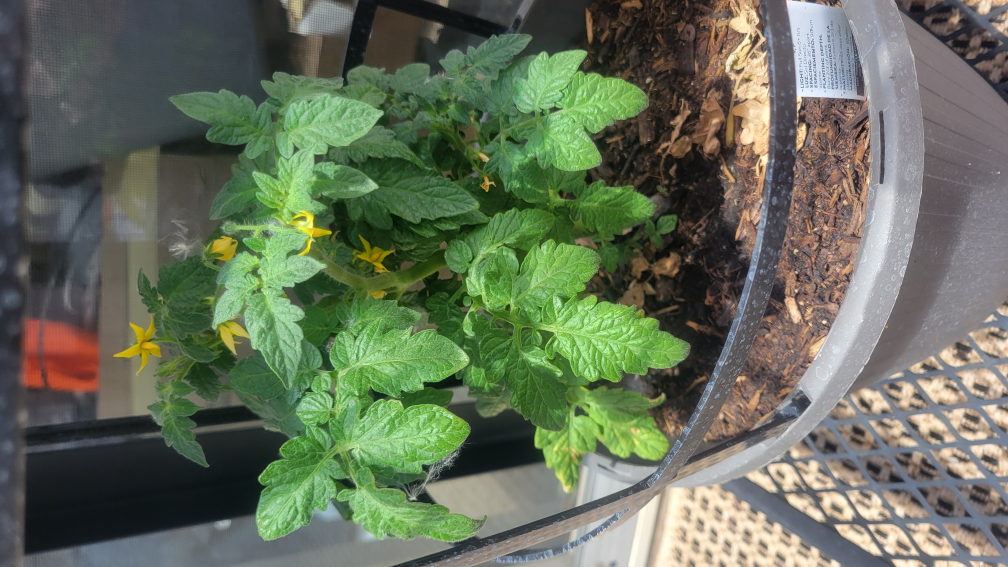
#> input picture images/20260529_130341.jpg, 4032 x 2268 px (shown at 1/4 size)
$ python -i wire-photos.py   (imports and definitions only)
#> lines starting #> are read from the running program, lines starting #| are printed output that depends on the picture
#!/usr/bin/env python3
"""
wire-photos.py — Plant photo DROP-IN auto-wiring for the Home & Garden app.

WHAT IT DOES
  Drop a new plant photo into  home-and-garden-project/plants/<indoor|outdoor|greenhouse>/
  named after the plant (e.g. jade.jpg, heirloom_tomato.jpg, peppermint.jpg), then run
  this script. For every photo it can confidently match to a known plant id it will:
    1. web-optimize the image  -> images/<id>_<YYYYMMDD>.jpg  (EXIF-upright, <=1200px long edge, q85)
    2. repoint  PLANT_INFO["<id>"].photo  in data.js to that new file
    3. move the processed original into  plants/_archive_old/  so it is not re-processed
  Unrecognized filenames are listed and left untouched (never guesses).

SAFETY
  * Dry-run by DEFAULT. Pass  --apply  to actually write images, edit data.js, and move files.
  * Never touches a plant whose card hard-codes its image (strawberry, strawberry_pot) — warns instead.
  * Idempotent: only acts on files currently sitting in the plants/<loc> subfolders.
  * The valid plant-id list is parsed live from data.js PLANTS, so it always matches the app.

USAGE (from the repo root, i.e. the deploy clone or the House folder)
    python3 wire-photos.py                       # dry-run, default paths
    python3 wire-photos.py --apply               # do it
    python3 wire-photos.py --plants /path/to/plants --apply   # custom source (e.g. House plants mount)
    python3 wire-photos.py --repo  /path/to/repo            # where data.js + images/ live

DEPLOY-CLONE WORKFLOW (the documented safe flow lives in PROJECT_STATE.md Section 10):
    drop photos into House plants/<loc>/  ->  in the sandbox clone run:
        python3 wire-photos.py --plants "<session>/mnt/House/home-and-garden-project/plants" --apply
    ->  node --check data.js  ->  git add data.js images  ->  commit + push  ->  cp data.js+images to House
"""
import os, re, sys, argparse, datetime

def log(m): print(m, flush=True)

# ── plant-id resolution ───────────────────────────────────────────────────────
# Canonical filename stems that map to an app plant id. Add aliases here as needed.
ALIASES = {
    "philodendron":"philodendron", "heartleaf":"philodendron", "heartleaf_philodendron":"philodendron",
    "ivy":"ivy", "tea_ivy":"ivy", "royal_tea_ivy":"ivy", "royal_tee_ivy":"ivy", "hedera":"ivy",
    "fittonia":"fittonia", "nerve":"fittonia", "fittonia_nerve":"fittonia", "nerve_plant":"fittonia",
    "croton":"croton", "banana_croton":"croton",
    "jade":"jade", "jade_plant":"jade",
    "basil1":"basil1", "basil_1":"basil1", "basil":"basil1", "sweet_basil":"basil1", "basil_a":"basil1",
    "basil2":"basil2", "basil_2":"basil2", "basil_b":"basil2",
    "parsley":"parsley", "curled_parsley":"parsley",
    "mint":"mint", "peppermint":"mint", "spearmint":"mint",
    "dill":"dill",
    "rosemary":"rosemary",
    "tomato":"tomato", "heirloom":"tomato", "heirloom_tomato":"tomato", "beefsteak":"tomato",
    "cherry_tomato":"cherry_tomato", "husky":"cherry_tomato", "husky_cherry":"cherry_tomato",
    "husky_cherry_tomato":"cherry_tomato", "cherry":"cherry_tomato",
    "jalapeno":"jalapeno", "jalapeño":"jalapeno", "pepper":"jalapeno",
    "raspberry":"raspberry",
    "ristra":"ristra", "new_mexico_chile":"ristra", "nm_chile":"ristra", "hatch":"ristra", "chile":"ristra",
    "dianthus":"dianthus", "pinks":"dianthus",
    "daisy":"daisy",
    "candytuft":"candytuft", "iberis":"candytuft",
    "strawberry":"strawberry",
    "strawberry_pot":"strawberry_pot", "strawberry_pit":"strawberry_pot",
}
# Plants whose card hard-codes its image(s) — repointing PLANT_INFO.photo won't change the card.
HARDCODED_CARD = {"strawberry", "strawberry_pot"}
LOCS = ("indoor", "outdoor", "greenhouse")
EXTS = (".jpg", ".jpeg", ".png", ".webp", ".heic")

# [23 lines left out: functions norm_stem, resolve_id, valid_ids_from_datajs, not called in this run]

# ── image optimization ─────────────────────────────────────────────────────────
def optimize(src, dst, max_edge=1200, quality=85):
#> called with src = 'images/20260529_130341.jpg', dst = 'out.png', max_edge = 1200, quality = 85
    from PIL import Image, ImageOps
    im = Image.open(src)
#> im is the input picture: PIL image 4032x2268 RGB; mean R, G, B 101.9, 112, 90.8
    im = ImageOps.exif_transpose(im)          # bake EXIF rotation -> upright
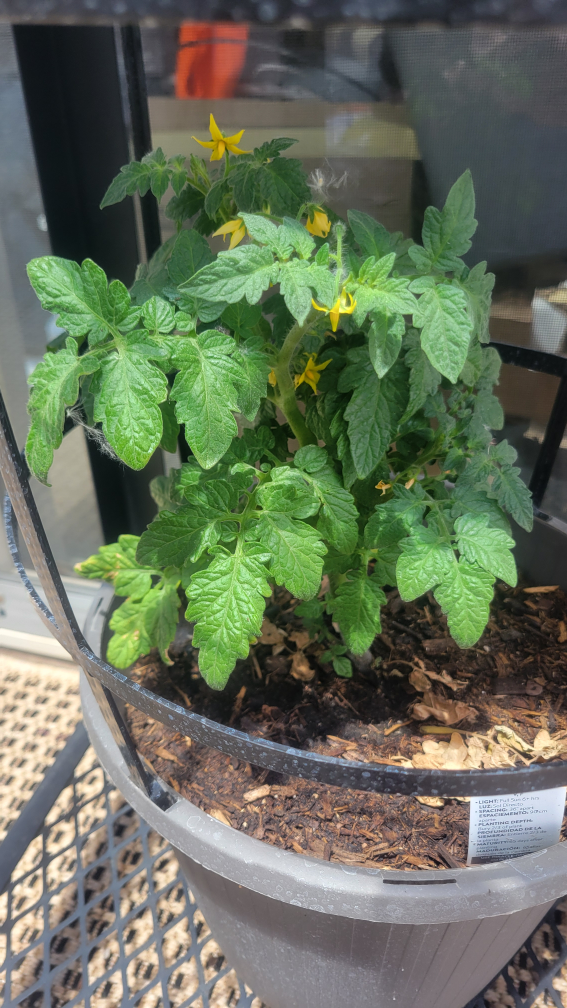
#> im: PIL image 2268x4032 RGB (shown at 1/4 size); mean R, G, B 101.9, 112, 90.8
    if im.mode not in ("RGB", "L"):
        im = im.convert("RGB")
    w, h = im.size
#> w = 2268; h = 4032
    if max(w, h) > max_edge:
        if w >= h: im = im.resize((max_edge, round(h*max_edge/w)))
        else:      im = im.resize((round(w*max_edge/h), max_edge))
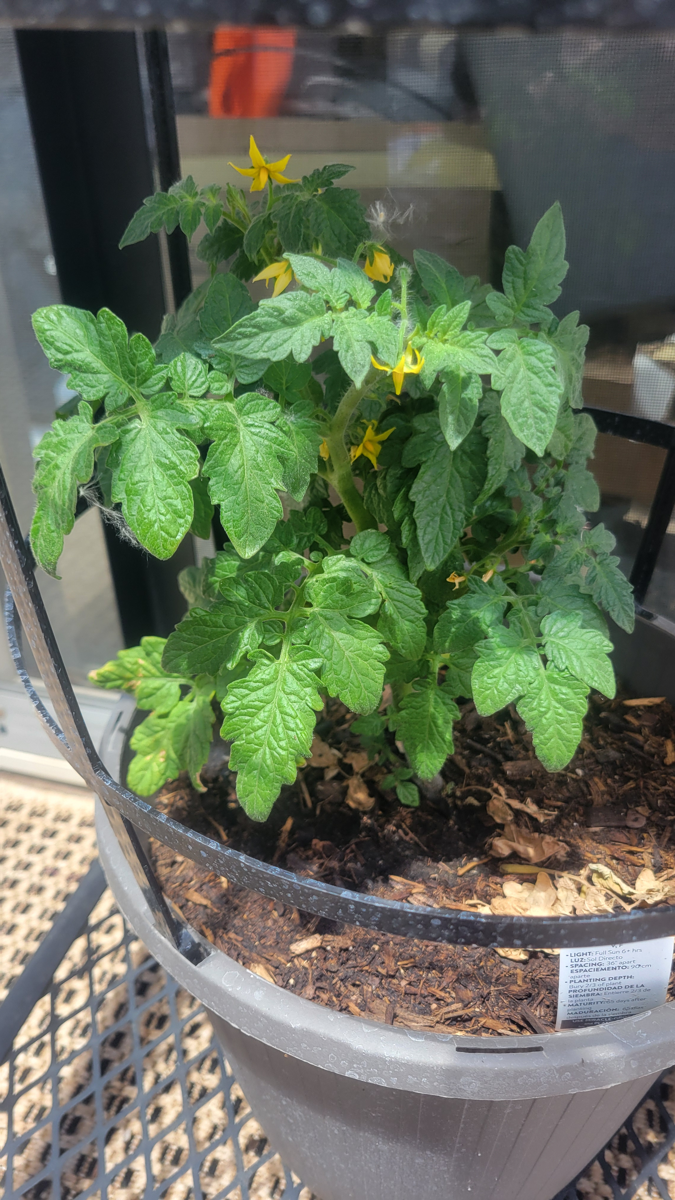
#> im: PIL image 675x1200 RGB; mean R, G, B 101.9, 112, 90.8
    im.save(dst, "JPEG", quality=quality, optimize=True)

# ── data.js editing ──────────────────────────────────────────────────────────
# [99 lines left out: functions set_photo, main, not called in this run]

# [2 lines not run here, left out]

>>> result = optimize('images/20260529_130341.jpg', 'out.png')

$ run again, on images/20260529_130436.jpg
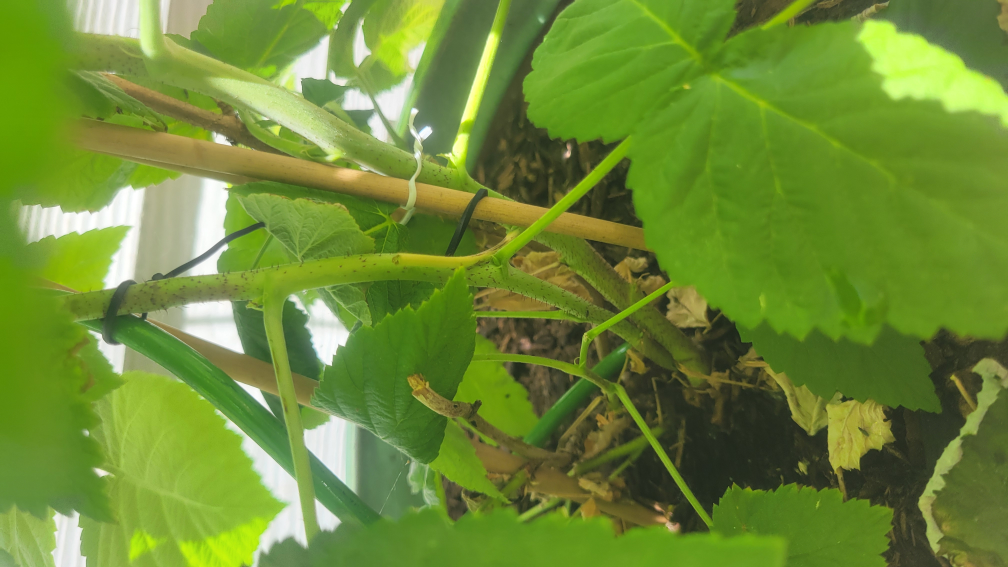
#> input picture images/20260529_130436.jpg, 4032 x 2268 px (shown at 1/4 size)
#> in optimize, im is the input picture: PIL image 4032x2268 RGB; mean R, G, B 110.1, 139.2, 53.7
#> in optimize, `im = ImageOps.exif_transpose(im)`:
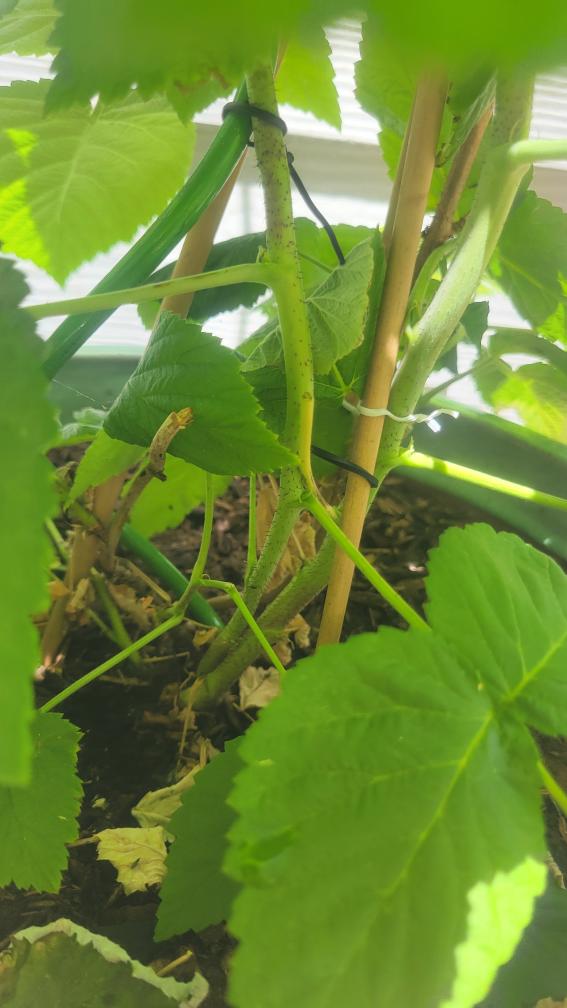
#> im: PIL image 2268x4032 RGB (shown at 1/4 size); mean R, G, B 110.1, 139.2, 53.7
#> in optimize, `else:      im = im.resize((round(w*max_edge/h), max_edge))`:
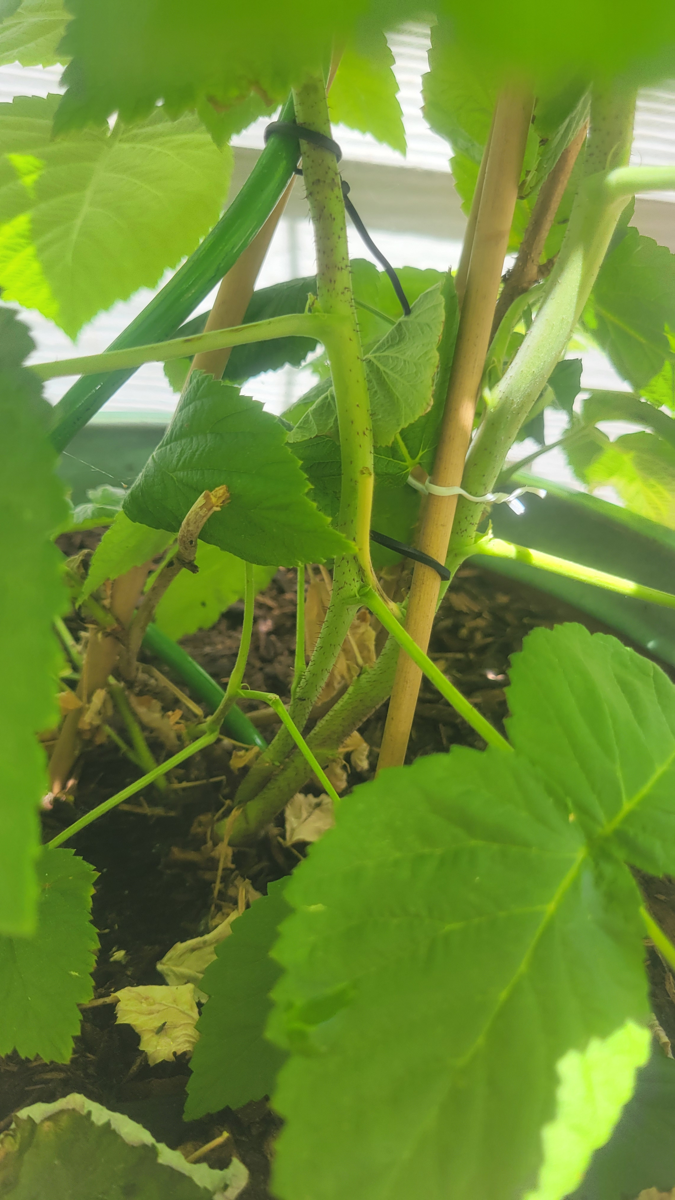
#> im: PIL image 675x1200 RGB; mean R, G, B 110.1, 139.2, 53.7

$ run again, on images/20260529_130448.jpg
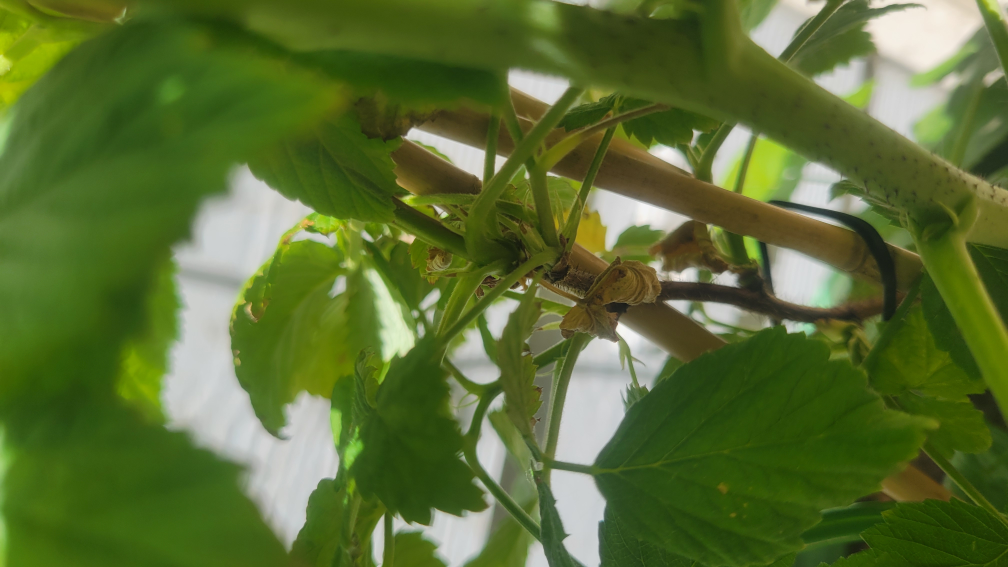
#> input picture images/20260529_130448.jpg, 4032 x 2268 px (shown at 1/4 size)
#> in optimize, im is the input picture: PIL image 4032x2268 RGB; mean R, G, B 89.4, 109.2, 50.7
#> in optimize, `im = ImageOps.exif_transpose(im)`:
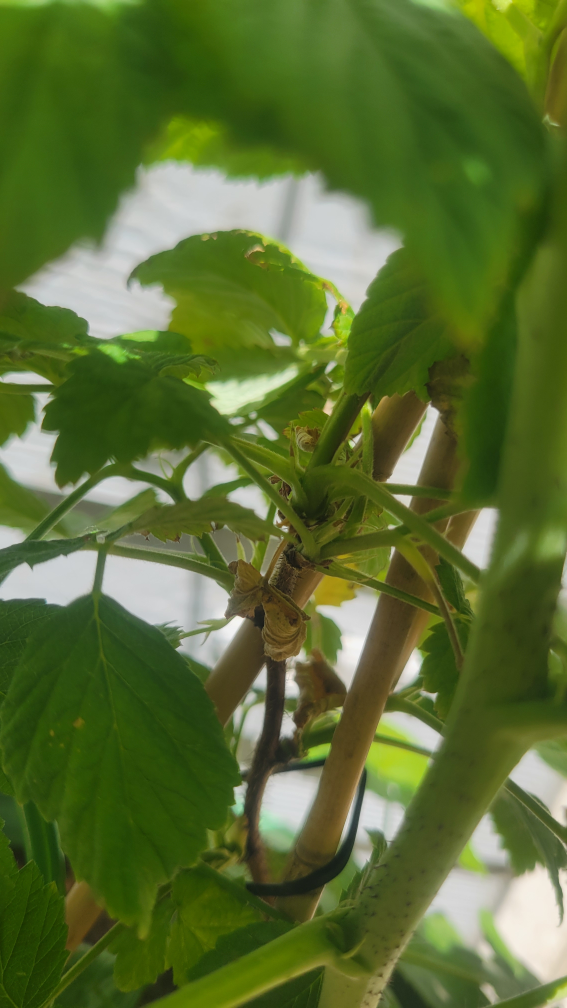
#> im: PIL image 2268x4032 RGB (shown at 1/4 size); mean R, G, B 89.4, 109.2, 50.7
#> in optimize, `else:      im = im.resize((round(w*max_edge/h), max_edge))`:
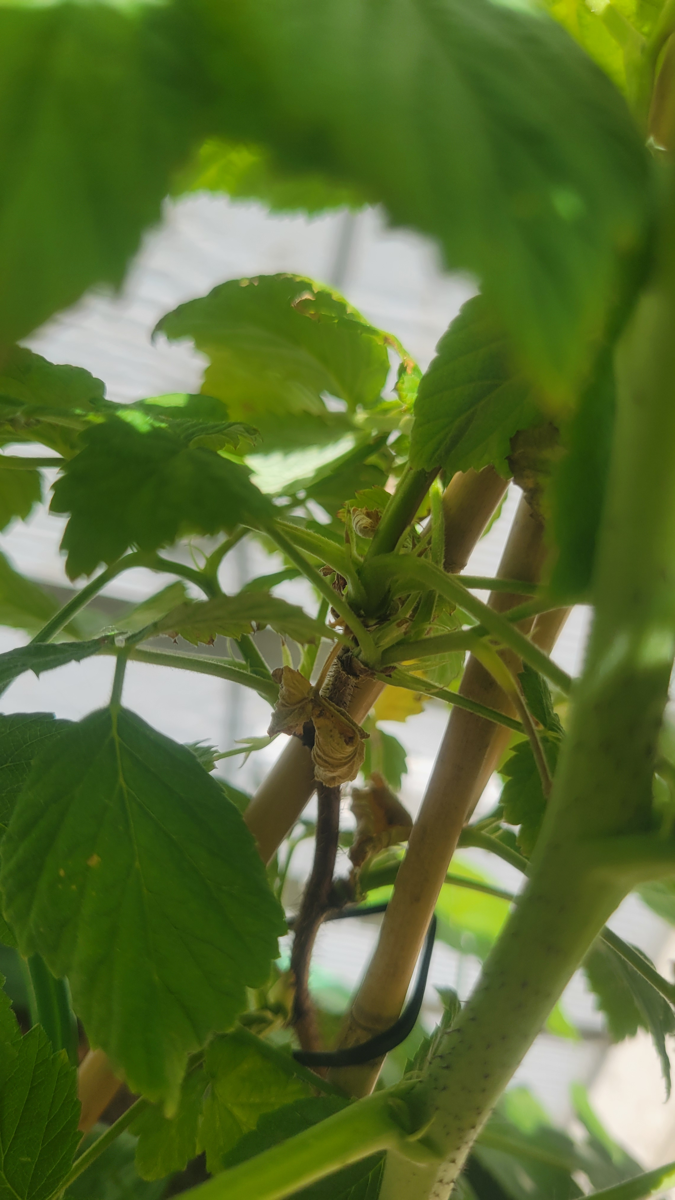
#> im: PIL image 675x1200 RGB; mean R, G, B 89.4, 109.2, 50.7

$ run again, on images/20260529_130531.jpg
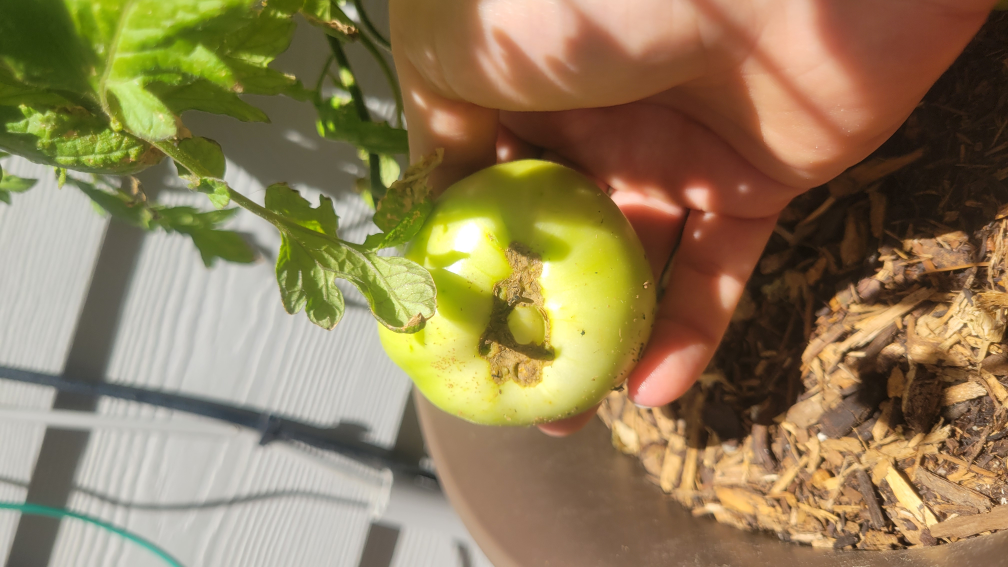
#> input picture images/20260529_130531.jpg, 4032 x 2268 px (shown at 1/4 size)
#> in optimize, im is the input picture: PIL image 4032x2268 RGB; mean R, G, B 145.2, 126.2, 88.9
#> in optimize, `im = ImageOps.exif_transpose(im)`:
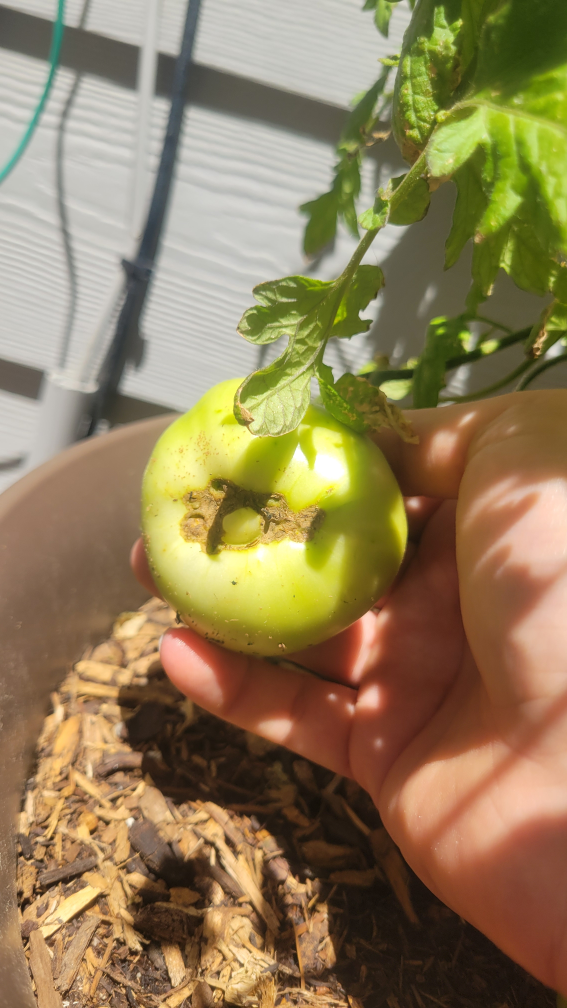
#> im: PIL image 2268x4032 RGB (shown at 1/4 size); mean R, G, B 145.2, 126.2, 88.9
#> in optimize, `else:      im = im.resize((round(w*max_edge/h), max_edge))`:
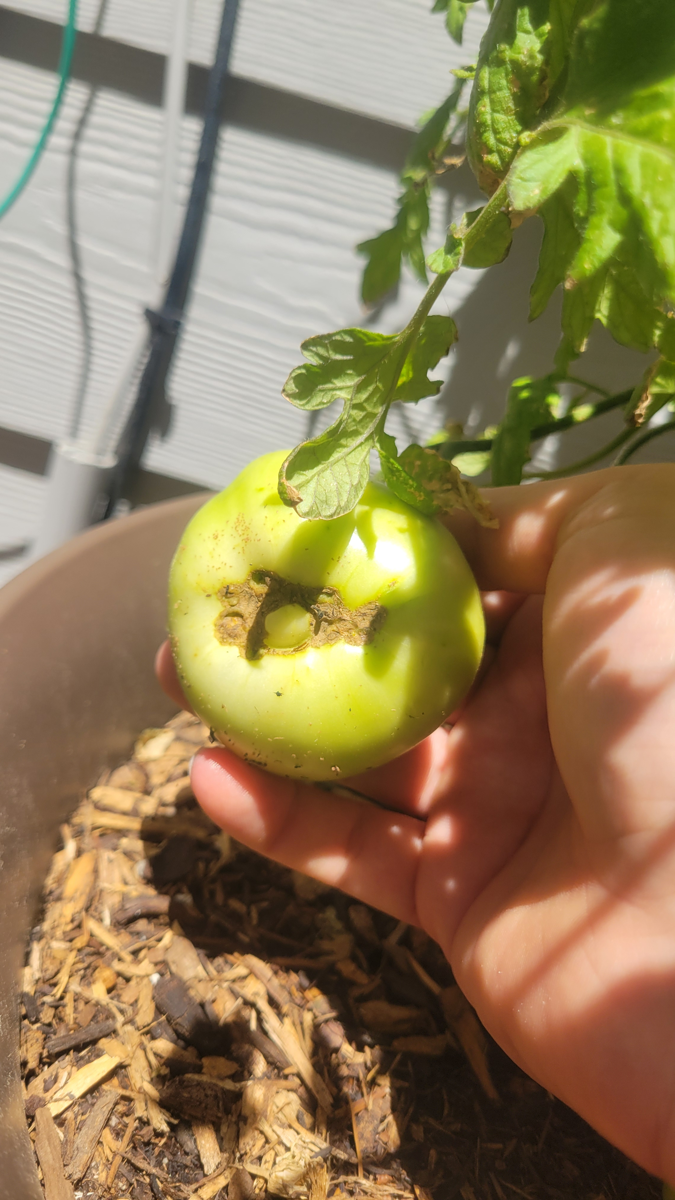
#> im: PIL image 675x1200 RGB; mean R, G, B 145.2, 126.2, 88.9
